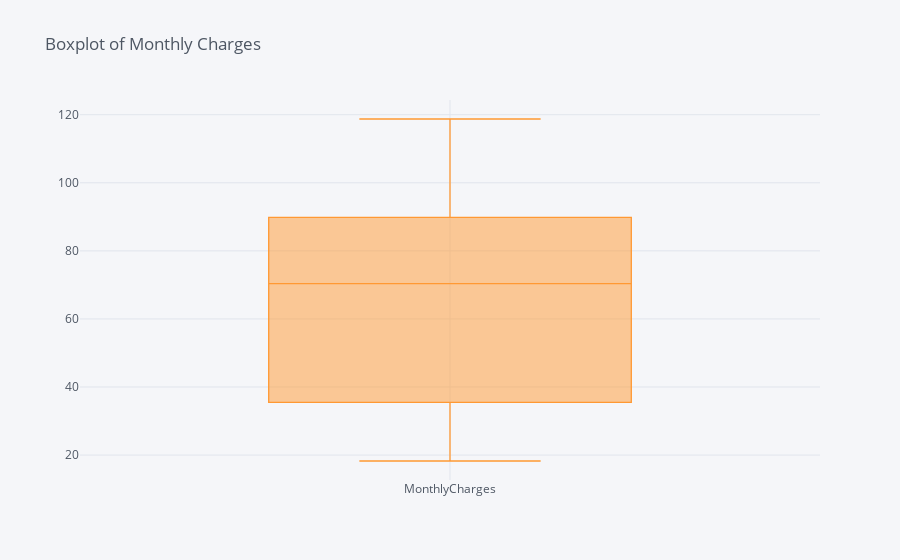

Here is the notebook cell this chart was saved with:
### Code cell
#Boxplot of 'MonthlyCharges'
df['MonthlyCharges'].iplot(kind='box', title='Boxplot of Monthly Charges')

### Figure 1 — Plotly figure (JSON) as saved in the notebook; plotly's stock layout.template omitted (floating-point values rounded to 4 significant figures; data arrays with more than 128 entries replaced by an {"elided": "..."} marker saying what was removed)
{"data": [{"boxpoints": false, "line": {"width": 1.3}, "marker": {"color": "rgba(255, 153, 51, 1.0)"}, "name": "MonthlyCharges", "orientation": "v", "type": "box", "y": {"elided": "7043 float values"}}], "layout": {"legend": {"bgcolor": "#F5F6F9", "font": {"color": "#4D5663"}}, "paper_bgcolor": "#F5F6F9", "plot_bgcolor": "#F5F6F9", "title": {"font": {"color": "#4D5663"}, "text": "Boxplot of Monthly Charges"}, "xaxis": {"gridcolor": "#E1E5ED", "showgrid": true, "tickfont": {"color": "#4D5663"}, "title": {"font": {"color": "#4D5663"}, "text": ""}, "zerolinecolor": "#E1E5ED"}, "yaxis": {"gridcolor": "#E1E5ED", "showgrid": true, "tickfont": {"color": "#4D5663"}, "title": {"font": {"color": "#4D5663"}, "text": ""}, "zerolinecolor": "#E1E5ED"}}}
